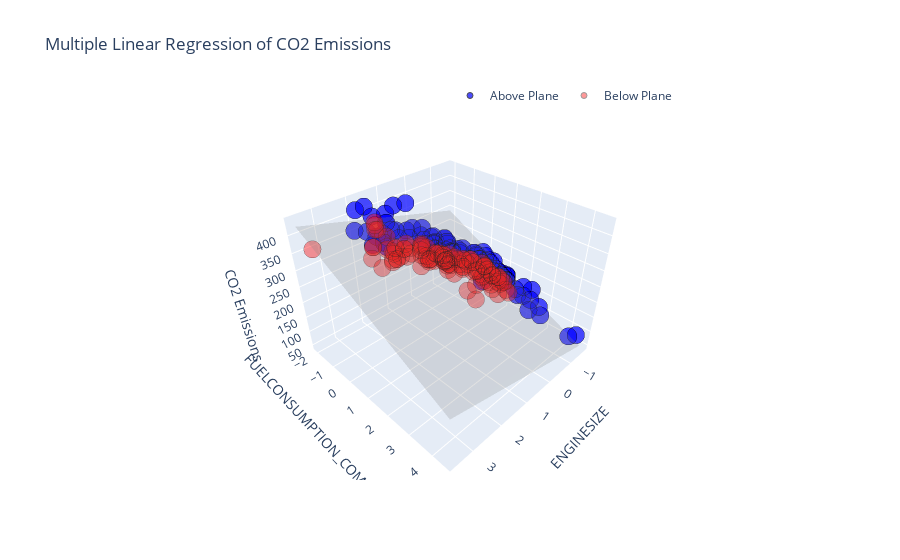

Source (notebook cell):
### Code cell
import numpy as np
import plotly.graph_objects as go

# --- Prepare the test data ---
X1 = x_test[:, 0] if x_test.ndim > 1 else x_test
X2 = x_test[:, 1] if x_test.ndim > 1 else np.zeros_like(X1)

# Mesh grid for the regression plane
x1_surf, x2_surf = np.meshgrid(
    np.linspace(X1.min(), X1.max(), 100),
    np.linspace(X2.min(), X2.max(), 100)
)

# Compute Z values of the plane using your coefficients
if coef.ndim == 1:
    y_surf = intercept + coef[0] * x1_surf + coef[1] * x2_surf
else:
    y_surf = intercept + coef[0, 0] * x1_surf + coef[0, 1] * x2_surf

# Predictions for test set
if x_test.ndim == 1:
    y_pred = model.predict(x_test.reshape(-1, 1))
else:
    y_pred = model.predict(x_test)

above_plane = (y_test >= y_pred).flatten()
below_plane = ~above_plane

# --- Plotly figure ---
fig = go.Figure()

# Points above the plane
fig.add_trace(go.Scatter3d(
    x=X1[above_plane],
    y=X2[above_plane],
    z=y_test[above_plane],
    mode='markers',
    name='Above Plane',
    marker=dict(size=6, color='blue', opacity=0.7, line=dict(width=1, color='black'))
))

# Points below the plane
fig.add_trace(go.Scatter3d(
    x=X1[below_plane],
    y=X2[below_plane],
    z=y_test[below_plane],
    mode='markers',
    name='Below Plane',
    marker=dict(size=6, color='red', opacity=0.4, line=dict(width=1, color='black'))
))

# Regression plane
fig.add_trace(go.Surface(
    x=x1_surf,
    y=x2_surf,
    z=y_surf,
    colorscale=[[0, 'gray'], [1, 'gray']],
    opacity=0.25,
    showscale=False,
    name='Regression Plane'
))

# Layout and styling
fig.update_layout(
    scene=dict(
        xaxis_title='ENGINESIZE',
        yaxis_title='FUELCONSUMPTION_COMB_MPG',
        zaxis_title='CO2 Emissions',
        aspectratio=dict(x=1, y=1, z=0.75)
    ),
    legend=dict(x=0.5, y=1.05, orientation='h'),
    title='Multiple Linear Regression of CO2 Emissions',
)

fig.show()
